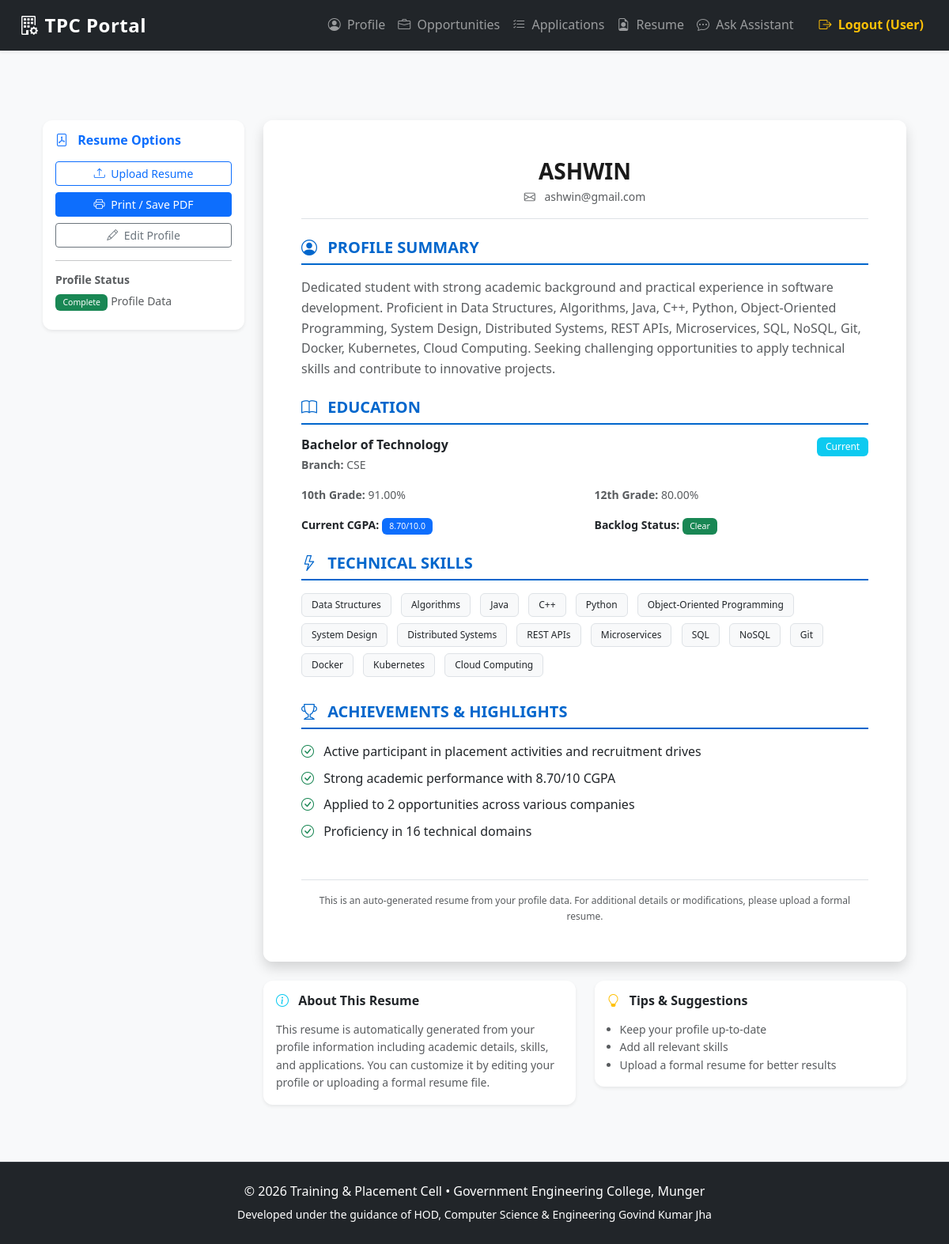
The page /student/auto-resume (signed in) on the database its author committed.
### app/models.py (models this page shows, shortened)
class User(db.Model):
    __tablename__ = 'users'
    id = db.Column(db.Integer, primary_key=True)
    username = db.Column(db.String(50), unique=True, nullable=False, index=True)
    email = db.Column(db.String(120), unique=True, nullable=False, index=True)
    password = db.Column(db.String(255), nullable=False)  # hashed
    role = db.Column(db.String(20), nullable=False)       # 'Admin' or 'Student'
    created_at = db.Column(db.DateTime, default=datetime.utcnow)
    student_profile = db.relationship('StudentProfile', back_populates='user', uselist=False, cascade='all, delete-orphan')
    applications = db.relationship('Application', back_populates='student', lazy='dynamic')

class StudentProfile(db.Model):
    __tablename__ = 'student_profiles'
    id = db.Column(db.Integer, primary_key=True)
    user_id = db.Column(db.Integer, db.ForeignKey('users.id'), unique=True, nullable=False)
    tenth_percentage = db.Column(db.Float, nullable=False)
    twelfth_percentage = db.Column(db.Float, nullable=False)
    cgpa = db.Column(db.Float, nullable=False)
    branch = db.Column(db.String(50), nullable=False)          # e.g. CSE, ECE, MECH
    skills = db.Column(db.Text)                                # comma separated or JSON
    has_backlog = db.Column(db.Boolean, default=False, nullable=False)
    resume_link = db.Column(db.String(255))                    # URL or path to uploaded file
    internship_details = db.Column(db.Text)                    # Internship experience details
    nptel = db.Column(db.Text)                                 # NPTEL courses completed
    final_year_project = db.Column(db.Text)                    # FYP details and description
    updated_at = db.Column(db.DateTime, default=datetime.utcnow, onupdate=datetime.utcnow)
    user = db.relationship('User', back_populates='student_profile')

### app/student/routes.py (the view)
@bp.route('/auto-resume')
@student_required
def auto_resume():
    user_id = session['user_id']
    user = User.query.get(user_id)
    profile = StudentProfile.query.filter_by(user_id=user_id).first()
    if not profile:
        flash('Please complete your profile first.', 'warning')
        return redirect(url_for('student.profile'))
    skills_list = []
    if profile.skills:
        skills_list = [skill.strip() for skill in profile.skills.split(',') if skill.strip()]
    applications_count = Application.query.filter_by(student_id=user_id).count()
    applied_companies = Application.query\
        .filter_by(student_id=user_id)\
        .all()
    company_list = []
    if applied_companies:
        for app in applied_companies[:10]:  # Show last 10 applications
            if app.opportunity:
                company_list.append({
                    'company': app.opportunity.company_name or 'Company',
                    'position': app.opportunity.title or 'Position',
                    'type': app.opportunity.type or 'Role',
                    'status': app.status or 'Applied'
                })
    resume_data = {
        'user': user,
        'profile': profile,
        'skills_list': skills_list,
        'applications_count': applications_count,
        'company_list': company_list or [],
        'tenth_percentage': profile.tenth_percentage or 0,
        'twelfth_percentage': profile.twelfth_percentage or 0,
        'cgpa': profile.cgpa or 0,
        'branch': profile.branch or 'Not Specified',
        'has_backlog': profile.has_backlog or False,
        'internship_details': profile.internship_details or '',
        'nptel': profile.nptel or '',
        'final_year_project': profile.final_year_project or ''
    }
    return render_template('student/auto_resume.html', resume_data=resume_data)

### app/student/routes.py (called while the page is built)
def student_required(f):
    @wraps(f)
    def decorated_function(*args, **kwargs):
        if 'user_id' not in session or session.get('role') != 'Student':
            flash('This area is only for students. Please log in.', 'warning')
            return redirect(url_for('auth.login'))
        return f(*args, **kwargs)
    return decorated_function

### templates/student/auto_resume.html (shortened to what this page needs)
{% extends "base.html" %}
{% block content %}
<div class="container-fluid mt-5 mb-5">
    <div class="row">
        <div class="col-lg-3 mb-4 no-print">
            <div class="card shadow-sm border-0 sticky-top" style="top: 20px;">
                <div class="card-body">
                    <h6 class="card-title text-primary mb-3">
                        <i class="bi bi-file-pdf me-2"></i> Resume Options
                    </h6>
                    <div class="d-grid gap-2">
                        <a href="{{ url_for('student.resume') }}" class="btn btn-outline-primary btn-sm">
                            <i class="bi bi-upload me-1"></i> Upload Resume
                        </a>
                        <button class="btn btn-primary btn-sm" onclick="window.print()">
                            <i class="bi bi-printer me-1"></i> Print / Save PDF
                        </button>
                        <a href="{{ url_for('student.profile') }}" class="btn btn-outline-secondary btn-sm">
                            <i class="bi bi-pencil me-1"></i> Edit Profile
                        </a>
                    </div>
                    <hr class="my-3">
                    <h6 class="text-muted small">Profile Status</h6>
                    <div class="list-unstyled small">
                        <div class="mb-2">
                            <span class="badge bg-success">Complete</span>
                            <span class="text-muted">Profile Data</span>
                        </div>
                    </div>
                </div>
            </div>
        </div>
        <div class="col-lg-9">
            <div class="card shadow border-0 print-container" style="max-width: 900px; margin: auto;">
                <div class="card-body p-5" style="min-height: 1000px; background: white; font-family: 'Segoe UI', Tahoma, Geneva, Verdana, sans-serif;">
                    <div class="text-center mb-4 pb-3 border-bottom">
                        <h1 class="mb-1" style="font-size: 28px; font-weight: bold; color: #1a1a1a;">
                            {{ resume_data.user.username | upper }}
                        </h1>
                        <div class="text-muted small">
                            <i class="bi bi-envelope me-2"></i> {{ resume_data.user.email }}
                        </div>
                    </div>
                    <div class="mb-4">
                        <h5 style="color: #0066cc; font-weight: bold; border-bottom: 2px solid #0066cc; padding-bottom: 8px;">
                            <i class="bi bi-person-circle me-2"></i> PROFILE SUMMARY
                        </h5>
                        <p class="text-muted mt-3">
                            Dedicated student with strong academic background and practical experience in software development.
                            Proficient in {{ resume_data.skills_list|join(', ') or 'multiple technologies' }}.
                            Seeking challenging opportunities to apply technical skills and contribute to innovative projects.
                        </p>
                    </div>
                    <div class="mb-4">
                        <h5 style="color: #0066cc; font-weight: bold; border-bottom: 2px solid #0066cc; padding-bottom: 8px;">
                            <i class="bi bi-book me-2"></i> EDUCATION
                        </h5>
                        <div class="mt-3">
                            <div class="d-flex justify-content-between align-items-start">
                                <div>
                                    <h6 class="mb-1" style="font-weight: bold;">Bachelor of Technology</h6>
                                    <p class="text-muted small mb-2">
                                        <strong>Branch:</strong> {{ resume_data.branch }}
                                    </p>
                                </div>
                                <span class="badge bg-info">Current</span>
                            </div>
                            <div class="row mt-2 small text-muted">
                                <div class="col-md-6">
                                    <p class="mb-2">
                                        <strong>10th Grade:</strong> {{ "%.2f"|format(resume_data.tenth_percentage) }}%
                                    </p>
                                </div>
                                <div class="col-md-6">
                                    <p class="mb-2">
                                        <strong>12th Grade:</strong> {{ "%.2f"|format(resume_data.twelfth_percentage) }}%
                                    </p>
                                </div>
                            </div>
                            <div class="row mt-2">
                                <div class="col-md-6">
                                    <p class="mb-0 small">
                                        <strong>Current CGPA:</strong>
                                        <span class="badge bg-primary">{{ "%.2f"|format(resume_data.cgpa) }}/10.0</span>
                                    </p>
                                </div>
                                <div class="col-md-6">
                                    <p class="mb-0 small">
                                        <strong>Backlog Status:</strong>
                                        {% if resume_data.has_backlog %}
                                            <span class="badge bg-danger">Yes</span>
                                        {% else %}
                                            <span class="badge bg-success">Clear</span>
                                        {% endif %}
                                    </p>
                                </div>
                            </div>
                        </div>
                    </div>
                    {% if resume_data.skills_list %}
                    <div class="mb-4">
                        <h5 style="color: #0066cc; font-weight: bold; border-bottom: 2px solid #0066cc; padding-bottom: 8px;">
                            <i class="bi bi-lightning me-2"></i> TECHNICAL SKILLS
                        </h5>
                        <div class="mt-3">
                            {% for skill in resume_data.skills_list %}
                                <span class="badge bg-light text-dark border me-2 mb-2" style="padding: 8px 12px; border: 1px solid #ddd;">
                                    {{ skill }}
                                </span>
                            {% endfor %}
                        </div>
                    </div>
                    {% endif %}
                    <div class="mb-4">
                        <h5 style="color: #0066cc; font-weight: bold; border-bottom: 2px solid #0066cc; padding-bottom: 8px;">
                            <i class="bi bi-trophy me-2"></i> ACHIEVEMENTS & HIGHLIGHTS
                        </h5>
                        <ul class="list-unstyled mt-3">
                            <li class="mb-2">
                                <i class="bi bi-check-circle text-success me-2"></i>
                                <span>Active participant in placement activities and recruitment drives</span>
                            </li>
                            <li class="mb-2">
                                <i class="bi bi-check-circle text-success me-2"></i>
                                <span>Strong academic performance with {{ "%.2f"|format(resume_data.cgpa) }}/10 CGPA</span>
                            </li>
                            <li class="mb-2">
                                <i class="bi bi-check-circle text-success me-2"></i>
                                <span>Applied to {{ resume_data.applications_count }} opportunities across various companies</span>
                            </li>
                            <li class="mb-2">
                                <i class="bi bi-check-circle text-success me-2"></i>
                                <span>Proficiency in {{ resume_data.skills_list|length }} technical domains</span>
                            </li>
                        </ul>
                    </div>
                    <div class="mt-5 pt-3 border-top text-center text-muted small" style="color: #999; font-size: 12px;">
                        <p class="mb-0">
                            This is an auto-generated resume from your profile data.
                            For additional details or modifications, please upload a formal resume.
                        </p>
                    </div>
                </div>
            </div>
            <div class="row mt-4 no-print">
                <div class="col-md-6">
                    <div class="card border-0 shadow-sm">
                        <div class="card-body">
                            <h6 class="card-title mb-3">
                                <i class="bi bi-info-circle text-info me-2"></i> About This Resume
                            </h6>
                            <p class="small text-muted mb-0">
                                This resume is automatically generated from your profile information including academic details,
                                skills, and applications. You can customize it by editing your profile or uploading a formal resume file.
                            </p>
                        </div>
                    </div>
                </div>
                <div class="col-md-6">
                    <div class="card border-0 shadow-sm">
                        <div class="card-body">
                            <h6 class="card-title mb-3">
                                <i class="bi bi-lightbulb text-warning me-2"></i> Tips & Suggestions
                            </h6>
                            <ul class="small text-muted mb-0 ps-3">
                                <li>Keep your profile up-to-date</li>
                                <li>Add all relevant skills</li>
                                <li>Upload a formal resume for better results</li>
                            </ul>
                        </div>
                    </div>
                </div>
            </div>
        </div>
    </div>
</div>
{% endblock %}

### static/css/styles.css (style rules this page uses)
:root { --primary: #0d6efd; --primary-dark: #0b5ed7; --success: #198754; --warning: #ffc107; --danger: #dc3545; --info: #0dcaf0; --light-bg: #f8f9fa; --dark-bg: #212529; }
body { font-family: 'Segoe UI', system-ui, -apple-system, sans-serif; background-color: var(--light-bg); color: #333; line-height: 1.6; }
h1, h2, h3, h4, h5, h6 { font-weight: 600; }
.card { border-radius: 12px; overflow: hidden; }
.shadow-sm { box-shadow: 0 0.125rem 0.25rem rgba(0, 0, 0, 0.075) !important; }
.btn { font-weight: 500; transition: all 0.15s ease; white-space: nowrap; }
.btn-primary { background-color: var(--primary); border-color: var(--primary); }
.badge { font-weight: 500; padding: 0.5em 0.9em; }

### rows shown on the page
User: user.username "ASHWIN", user.email "ashwin@gmail.com"
StudentProfile: skills_list "Data Structures, Algorithms, Java, C++, Python, Object-Oriented Programming, System Design, Distributed Systems, REST APIs, Microservices, SQL, NoSQL, Git, Docker, Kubernetes, Cloud Computing", branch "CSE", tenth_percentage "91.00", twelfth_percentage "80.00", cgpa "8.70"

### other values the page prints
{{ session.username if 'username' in session else 'User' }} "User"
{{ skill }} "Data Structures" "Algorithms" "Java" "C++" "Python" "Object-Oriented Programming" "System Design" "Distributed Systems" "REST APIs" "Microservices" "SQL" "NoSQL" "Git" "Docker" "Kubernetes" "Cloud Computing"
{{ resume_data.applications_count }} "2"
{{ resume_data.skills_list|length }} "16"
